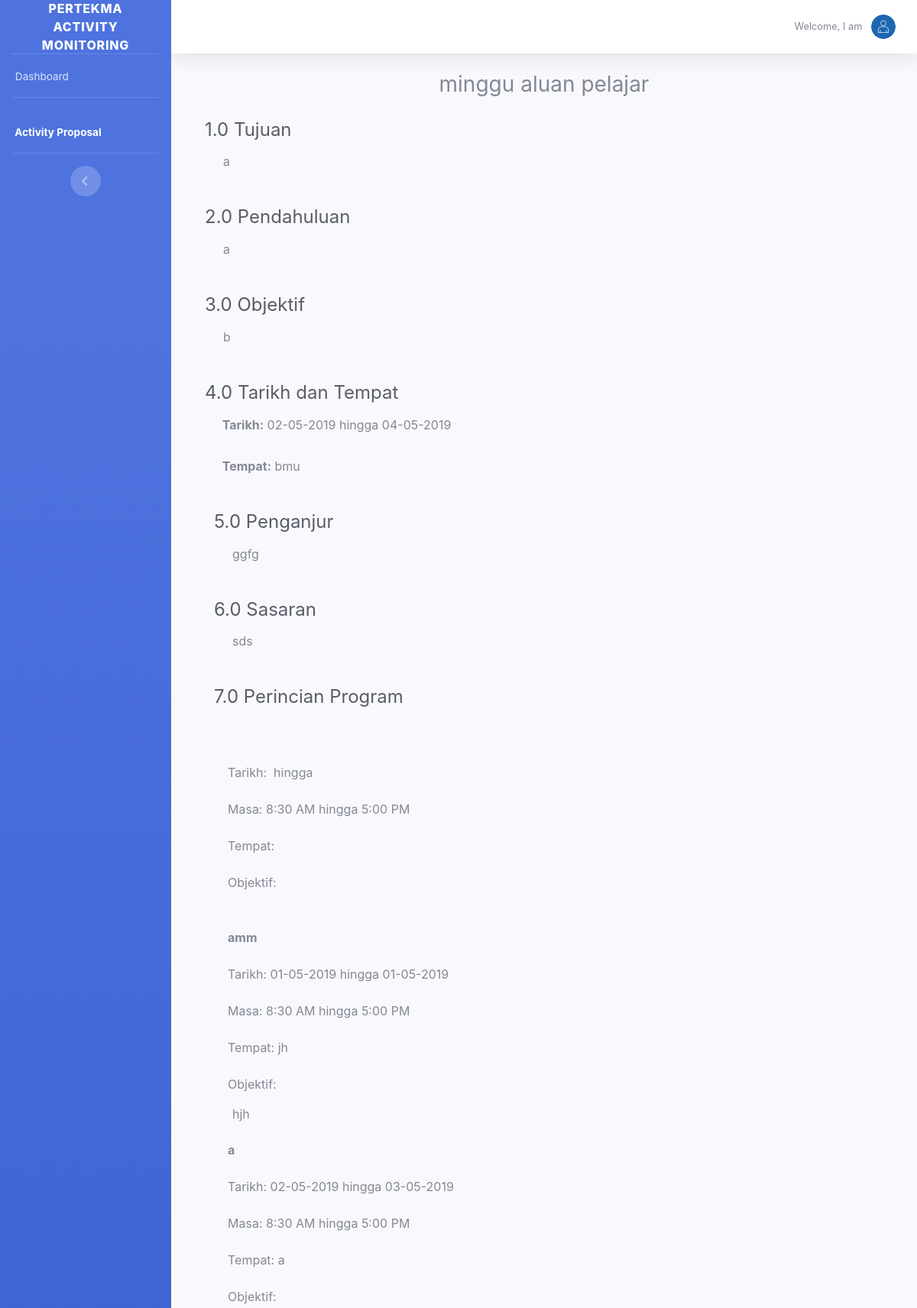
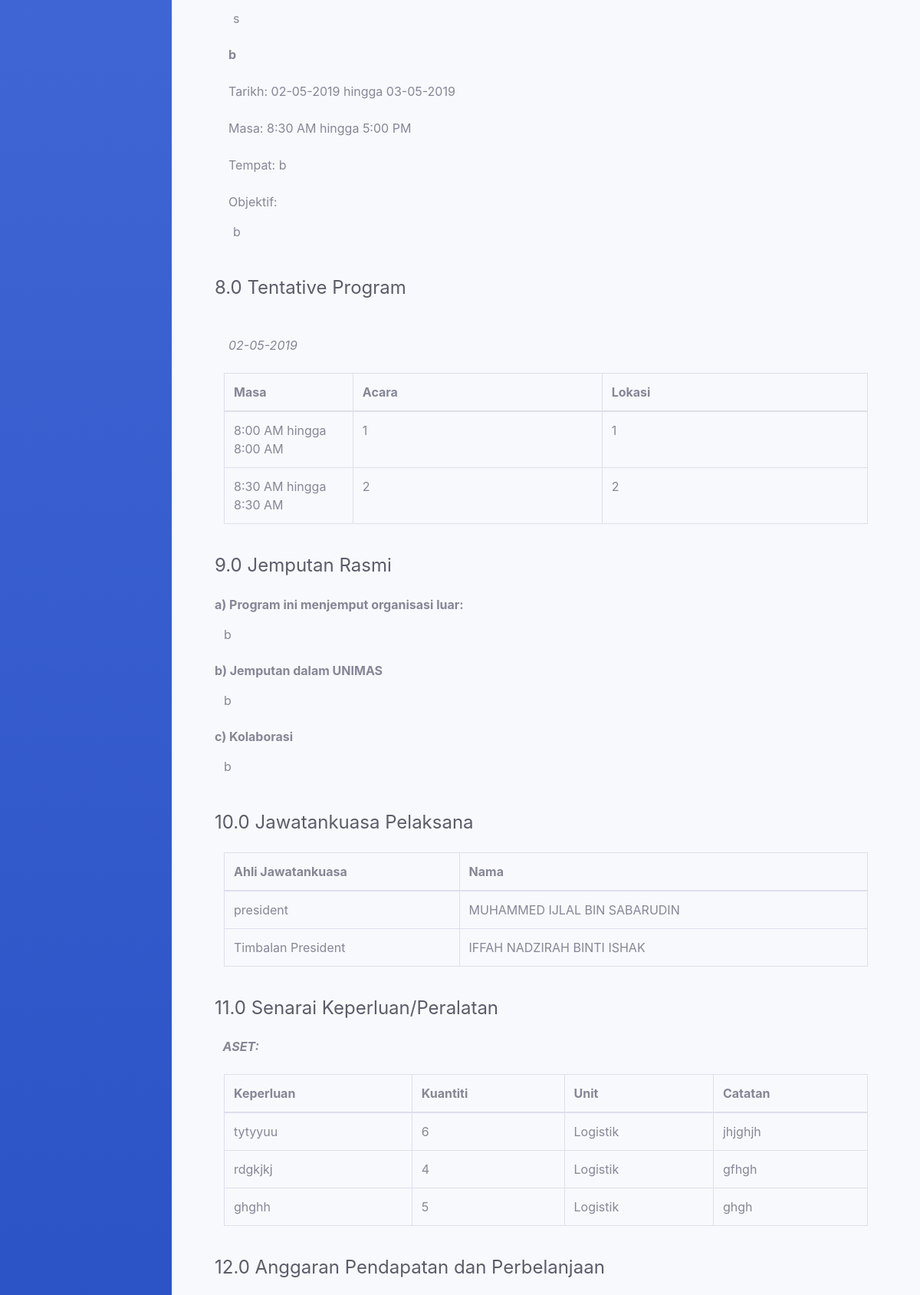
Page /dekan/proposal-dekanview.php?id=8 (upper part) on the committed database (2 pictures, top to bottom).
### tables this page shows
CREATE TABLE `proposal` (
  `proposald` int(11) NOT NULL,
  `iduser` int(11) NOT NULL,
  `proposalTitle` varchar(255) NOT NULL,
  `date1` varchar(255) NOT NULL,
  `date2` varchar(255) NOT NULL,
  `time_1` varchar(255) NOT NULL,
  `time_2` varchar(255) NOT NULL,
  `location` varchar(255) NOT NULL,
  `tujuan` text NOT NULL,
  `pendahuluan` text NOT NULL,
  `objektif` text NOT NULL,
  `event` varchar(255) NOT NULL,
  `penganjur` text NOT NULL,
  `sasaran` varchar(255) NOT NULL,
  `jemputanLuar` varchar(255) NOT NULL,
  `jemputanDalam` varchar(255) NOT NULL,
  `kolaborasi` varchar(255) NOT NULL,
  `penutup` text NOT NULL,
  `activityPostmortem` text NOT NULL,
  `dekan_comment` varchar(255) NOT NULL,
  `td_comment` varchar(255) NOT NULL,
  `proposalStatus` int(11) NOT NULL,
  `proposalStatus2` int(11) NOT NULL,
  `AcaSession` varchar(255) NOT NULL,
  `calPro` int(11) NOT NULL,
  `calAct` int(11) NOT NULL,
  `calInc` int(11) NOT NULL,
  `calOut` int(11) NOT NULL,
  `calEqu` int(11) NOT NULL,
  `calProg` int(11) NOT NULL,
  `cal_ap` int(11) NOT NULL
);

CREATE TABLE `activity` (
  `activityId` int(11) NOT NULL,
  `proposaId` int(11) NOT NULL,
  `iduser` int(11) NOT NULL,
  `activityTitle` varchar(255) NOT NULL,
  `date1` varchar(255) NOT NULL,
  `date2` varchar(255) NOT NULL,
  `time1` varchar(255) NOT NULL,
  `time2` varchar(255) NOT NULL,
  `activityLocation` varchar(255) NOT NULL,
  `objective` varchar(500) NOT NULL,
  `ketuaUnit` varchar(255) NOT NULL
);

CREATE TABLE `program` (
  `programId` int(11) NOT NULL,
  `proposaId` int(11) NOT NULL,
  `iduser` int(11) NOT NULL,
  `date` varchar(255) NOT NULL
);

CREATE TABLE `programdetail` (
  `IdprogramDetail` int(11) NOT NULL,
  `programid` int(11) NOT NULL,
  `time1` varchar(255) NOT NULL,
  `time2` varchar(255) NOT NULL,
  `acara` varchar(255) NOT NULL,
  `programLocation` varchar(255) NOT NULL,
  `ketuaUnit` varchar(255) NOT NULL
);

CREATE TABLE `org_detail` (
  `idOrg_detail` int(11) NOT NULL,
  `id_proposal` int(11) NOT NULL,
  `nama` varchar(255) NOT NULL,
  `ja_watan` varchar(255) NOT NULL,
  `password` varchar(255) NOT NULL
);

CREATE TABLE `equipment` (
  `idequipment` int(11) NOT NULL,
  `IDproposal` int(11) NOT NULL,
  `bahagian` varchar(255) NOT NULL
);

CREATE TABLE `equipmentdetail` (
  `idequipmentdetail` int(11) NOT NULL,
  `idequipment` int(11) NOT NULL,
  `keperluan` varchar(255) NOT NULL,
  `kuantiti` int(255) NOT NULL,
  `unit` varchar(255) NOT NULL,
  `catatan` varchar(255) NOT NULL
);

### dekan/proposal-dekanview.php (the view, shortened to what the rows shown need)
<?php
	require_once('../connect.php');
?>
<?php
$proposalId=$_GET["id"];
?>
<!DOCTYPE html>
<html lang="en">
<head>
  <link href="../vendor/fontawesome-free/css/all.min.css" rel="stylesheet" type="text/css">
	<link href="../css/form.css" rel="stylesheet" type="text/css">
  <link href="../css/sb-admin-2.min.css" rel="stylesheet">
</head>
<body id="page-top">
  <div id="wrapper">
    <div id="content-wrapper" class="d-flex flex-column">
      <div id="content">
        <div class="container-fluid">
    <div class="row">
							<div class="col-lg-12">
							<?php $queryproposal=mysqli_query($con, "SELECT * FROM proposal WHERE proposald='$proposalId'");
								$col = mysqli_fetch_array($queryproposal);
								?>
								<div class="text-center">
									<h3> <?php echo $Title=$col["proposalTitle"]; ?></h3>
								</div>
							</div>
						</div>
    <div id="page-wrapper">
              <?php $proposal=mysqli_query($con, "SELECT * FROM proposal WHERE proposald='$proposalId'");
					$col = mysqli_fetch_array($proposal);
								  $date2=$col["date2"];
								  $Location=$col["location"];
						?>
               <form method="post" action="">
                <div class="card-body">
                <div class="row">
                    <div class="col-md-3 col-lg-12">
                        <div class="form-group">
							<div class="col-sm-12">
                            	<label class="col-sm-12 col-form-label" style="text-align: justify;"><?php echo $Tujuan=$col["tujuan"]; ?></label>
							</div>
                        </div>
                    </div>
					<div class="col-md-3 col-lg-12">
                        <div class="form-group">
                            <div class="col-sm-12">
                            	<label class="col-sm-12 col-form-label" style="text-align: justify;"><?php echo $date1=$col["pendahuluan"];?></label>
							</div>
                        </div>
                    </div>
					<div class="col-md-3 col-lg-12">
                        <div class="form-group">
                            <div class="col-sm-12">
                            	<label class="col-sm-12 col-form-label" style="text-align: justify;"><?php echo $date1=$col["objektif"];?></label>
							</div>
                        </div>
                    </div>
					<div class="col-md-3 col-lg-12">
                        <div class="form-group">
                            <div class="form-group row">
                            	<label class="col-sm-12 col-form-label"><b>&nbsp;&nbsp;&nbsp;&nbsp;&nbsp;&nbsp;Tarikh:</b>&nbsp;<?php echo $col["date1"]; ?>&nbsp;hingga&nbsp;<?php echo $date2; ?></label>
							</div>
                           <div class="form-group row">
                            	<label class="col-sm-12 col-form-label"><b>&nbsp;&nbsp;&nbsp;&nbsp;&nbsp;&nbsp;Tempat:</b>&nbsp;<?php echo $Location; ?></label>
								</div>
							</div>
                        </div>
                    </div>
					<div class="col-md-3 col-lg-12">
                        <div class="form-group">
                            <div class="col-sm-12">
                            	<label class="col-sm-12 col-form-label" style="text-align: justify;"><?php echo $date1=$col["penganjur"];?></label>
							</div>
                        </div>
                    </div>
					<div class="col-md-3 col-lg-12">
                        <div class="form-group">
                            <div class="col-sm-12">
                            	<label class="col-sm-12 col-form-label" style="text-align: justify;"><?php echo $date1=$col["sasaran"];?></label>
							</div>
                        </div>
                    </div>
                    <?php
							$query1=mysqli_query($con, "SELECT * FROM activity WHERE proposaId='$proposalId'");
							while($row1=mysqli_fetch_array($query1)){
								?>
					<div class="col-md-3 col-lg-12">
                        <div class="form-group">
                            <label class="control-label">&nbsp;&nbsp;&nbsp;&nbsp;<b><?php echo $row1["activityTitle"]; ?></b></label>
                        </div>
                    </div>
                    <div class="col-md-3 col-lg-12">
                        <div class="form-group">
                            <label class="control-label">&nbsp;&nbsp;&nbsp;&nbsp;Tarikh:&nbsp;<?php echo $row1["date1"]." hingga ".$row1["date2"]; ?></label>
                        </div>
                    </div>
                    <div class="col-md-3 col-lg-12">
                        <div class="form-group">
                            <label class="control-label">&nbsp;&nbsp;&nbsp;&nbsp;Masa:&nbsp;<?php echo $row1["time1"]." hingga ".$row1["time2"]; ?></label>
                        </div>
                    </div>
                    <div class="col-md-3 col-lg-12">
                        <div class="form-group">
                            <label class="control-label">&nbsp;&nbsp;&nbsp;&nbsp;Tempat:&nbsp;<?php echo $row1["activityLocation"]; ?></label>
                        </div>
                    </div>
                    <div class="col-md-3 col-lg-12">
                        <div class="form-group">
                            <label class="control-label">&nbsp;&nbsp;&nbsp;&nbsp;Objektif:</label>
                            <div class="col-sm-12">
                            	<label class="col-sm-12 col-form-label" style="text-align: justify;"><?php echo $row1["objective"]; ?></label>
							</div>
                        </div>
                    </div>
								<?php
							}
							?>
                    <?php
							$query2=mysqli_query($con, "SELECT * FROM program WHERE proposaId='$proposalId'");
							while($row2=mysqli_fetch_array($query2)){
								$programId=$row2["programId"];
								?>
								<div class="col-md-3 col-lg-12">
                                   <div class="form-group">
                                       &nbsp; &nbsp;  <label><em><?php echo $row2["date"]; ?></em></label>
                                   </div>
                   				 </div>
                   				<div class="col-md-3 col-lg-12">
								<div class="form-group">
									<div class="col-lg-12">
										<table class="table table-bordered" width="100%" cellspacing="0">
											<thead>
												<tr>
													<th width="20%">Masa</th>
													<th>Acara</th>
													<th>Lokasi</th>
												</tr>
											</thead>
											<tbody>
												<?php
												$query3=mysqli_query($con, "SELECT * FROM programdetail WHERE programid='$programId'");
												while($row3=mysqli_fetch_array($query3)){
													?>
													<tr>
														<td><?php echo $row3["time1"]; ?> hingga <?php echo $row3["time1"]; ?></td>
														<td><?php
															$acara=$row3["acara"];
															$IndividualAcara=explode("\n",$acara);
															foreach($IndividualAcara as $ListAcara){
																echo $ListAcara."<br>";
															}
															?>
														</td>
														<td><?php echo $row3["programLocation"]; ?></td>
													</tr>
													<?php
												}
												?>
											</tbody>
										</table>
									</div>
								</div>
							</div>
								<?php
							}
							?>
                    <?php $queryProposal2=mysqli_query($con, "SELECT * FROM proposal WHERE proposald='$proposalId'");
								$row1=mysqli_fetch_array($queryProposal2);?>
                    <div class="col-md-3 col-lg-12">
                        <div class="form-group">
                            <label class="control-label"><b> a) Program ini menjemput organisasi luar:</b></label>
							<label class="col-sm-12 col-form-label" style="text-align: justify;"><?php
								$jemLuar=$row1["jemputanLuar"];
								$alljemLuar=explode("\n",$jemLuar);
								foreach($alljemLuar as $sinjemLuar){
									echo $sinjemLuar."<br>";
								}
								?></label>
                        </div>
                    </div>
                    <div class="col-md-3 col-lg-12">
                        <div class="form-group">
                            <label class="control-label"><b> b) Jemputan dalam UNIMAS</b></label>
							<label class="col-sm-12 col-form-label" style="text-align: justify;"><?php
								$jemDalam=$row1["jemputanDalam"];
								$alljemDalam=explode("\n",$jemDalam);
								foreach($alljemDalam as $sinjemDalam){
									echo $sinjemDalam."<br>";
								}
								?></label>
                        </div>
                    </div>
					<div class="col-md-3 col-lg-12">
                        <div class="form-group">
                            <label class="control-label"><b> c) Kolaborasi</b></label>
							<label class="col-sm-12 col-form-label" style="text-align: justify;"><?php
								$jemkola=$row1["kolaborasi"];
								$alljemkola=explode("\n",$jemkola);
								foreach($alljemkola as $sinjemKola){
									echo $sinjemKola."<br>";
								}
								?></label>
                        </div>
                    </div>
							<div class="col-md-3 col-lg-12">
								<div class="form-group">
									<div class="col-lg-12">
									<table class="table table-bordered"  width="100%" cellspacing="0">
										<thead>
											<tr>
												<th>Ahli Jawatankuasa</th>
												<th>Nama</th>
											</tr>
										</thead>
										<tbody>
											<?php
											$query4=mysqli_query($con, "SELECT * FROM org_detail WHERE id_proposal='$proposalId'");
											while($row4=mysqli_fetch_array($query4)){
												?>
												<tr>
													<td><?php echo $row4["ja_watan"]; ?></td>
													<td><?php
														$nama=$row4["nama"];
														$IndividualNama=explode(",",$nama);
														foreach($IndividualNama as $ListNama){
															echo $ListNama."<br>";
														}
														?>
													</td>
												</tr>
												<?php
											}
											?>
										</tbody>
									</table>
								</div>
							</div>
                   	 </div>
                    <?php
							$query5=mysqli_query($con, "SELECT * FROM equipment WHERE IDproposal='$proposalId'");
							while($row5=mysqli_fetch_array($query5)){
								$idequipment=$row5["idequipment"];
								?>
								<div class="row">
									<div class="form-group col-lg-12">
										&nbsp; &nbsp; &nbsp;<label><b><em><?php echo $row5["bahagian"]; ?>:</em></b></label>
									</div>
								</div>
								<div class="col-md-3 col-lg-12">
								<div class="form-group">
									<div class="col-lg-12">
										<table class="table table-bordered" width="100%" cellspacing="0">
											<thead>
												<tr>
													<th>Keperluan</th>
													<th>Kuantiti</th>
													<th>Unit</th>
													<th>Catatan</th>
												</tr>
											</thead>
											<tbody>
												<?php
												$query6=mysqli_query($con, "SELECT * FROM equipmentdetail WHERE idequipment='$idequipment'");
												while($row6=mysqli_fetch_array($query6)){
													?>
													<tr>
														<td><?php echo $row6["keperluan"]; ?></td>
														<td><?php echo $row6["kuantiti"]; ?></td>
														<td><?php echo $row6["unit"]; ?></td>
														<td><?php echo $row6["catatan"]; ?></td>
													</tr>
													<?php
												}
												?>
											</tbody>
										</table>
									</div>
								</div>
								<?php
							}
							?>
                    </div>
            </div>
		  </div>
        </div>
      </div>
    </div>
  </div>
</body>
</html>

### rows in the picture
proposal: proposalTitle "minggu aluan pelajar", tujuan "a", pendahuluan "a", objektif "b", date1 "02-05-2019", date2 "04-05-2019", location "bmu", penganjur "ggfg", sasaran "sds", jemputanLuar "b", jemputanDalam "b", kolaborasi "b"
activity: time1 "8:30 AM", time2 "5:00 PM"
activity: activityTitle "amm", date1 "01-05-2019", date2 "01-05-2019", time1 "8:30 AM", time2 "5:00 PM", activityLocation "jh", objective "hjh"
activity: activityTitle "a", date1 "02-05-2019", date2 "03-05-2019", time1 "8:30 AM", time2 "5:00 PM", activityLocation "a", objective "s"
activity: activityTitle "b", date1 "02-05-2019", date2 "03-05-2019", time1 "8:30 AM", time2 "5:00 PM", activityLocation "b", objective "b"
program: date "02-05-2019"
programdetail: time1 "8:00 AM", acara "1", programLocation "1"
programdetail: time1 "8:30 AM", acara "2", programLocation "2"
org_detail: ja_watan "president", nama "MUHAMMED IJLAL BIN SABARUDIN"
org_detail: ja_watan "Timbalan President", nama "IFFAH NADZIRAH BINTI ISHAK"
equipment: bahagian "ASET"
equipmentdetail: keperluan "tytyyuu", kuantiti "6", unit "Logistik", catatan "jhjghjh"
equipmentdetail: keperluan "rdgkjkj", kuantiti "4", unit "Logistik", catatan "gfhgh"
equipmentdetail: keperluan "ghghh", kuantiti "5", unit "Logistik", catatan "ghgh"
